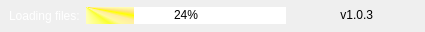
              <widget class="QFrame" name="bottomBar">
               <property name="minimumSize">
                <size>
                 <width>0</width>
                 <height>32</height>
                </size>
               </property>
               <property name="maximumSize">
                <size>
                 <width>16777215</width>
                 <height>22</height>
                </size>
               </property>
               <property name="frameShape">
                <enum>QFrame::NoFrame</enum>
               </property>
               <property name="frameShadow">
                <enum>QFrame::Raised</enum>
               </property>
               <layout class="QHBoxLayout" name="horizontalLayout_5">
                <property name="spacing">
                 <number>32</number>
                </property>
                <property name="leftMargin">
                 <number>0</number>
                </property>
                <property name="topMargin">
                 <number>0</number>
                </property>
                <property name="rightMargin">
                 <number>0</number>
                </property>
                <property name="bottomMargin">
                 <number>3</number>
                </property>
                <item>
                 <widget class="QWidget" name="loading_files_widget" native="true">
                  <layout class="QHBoxLayout" name="horizontalLayout_16">
                   <property name="topMargin">
                    <number>7</number>
                   </property>
                   <property name="bottomMargin">
                    <number>5</number>
                   </property>
                   <item>
                    <widget class="QLabel" name="loading_files_label">
                     <property name="sizePolicy">
                      <sizepolicy hsizetype="Preferred" vsizetype="Preferred">
                       <horstretch>0</horstretch>
                       <verstretch>0</verstretch>
                      </sizepolicy>
                     </property>
                     <property name="styleSheet">
                      <string notr="true">color: white;</string>
                     </property>
                     <property name="text">
                      <string>Loading files:</string>
                     </property>
                    </widget>
                   </item>
                   <item>
                    <widget class="QProgressBar" name="loading_files_progressbar">
                     <property name="sizePolicy">
                      <sizepolicy hsizetype="Fixed" vsizetype="Fixed">
                       <horstretch>0</horstretch>
                       <verstretch>0</verstretch>
                      </sizepolicy>
                     </property>
                     <property name="minimumSize">
                      <size>
                       <width>200</width>
                       <height>0</height>
                      </size>
                     </property>
                     <property name="styleSheet">
                      <string notr="true">QProgressBar {
	border-style: none;
	text-align: center;
	border-radius: 10px;
	color: black;
}

QProgressBar:chunk{
	background-color: qconicalgradient(cx:0, cy:0, angle:135, stop:0 rgba(255, 255, 0, 69), stop:0.375 rgba(255, 255, 0, 69), stop:0.423533 rgba(251, 255, 0, 145), stop:0.45 rgba(247, 255, 0, 208), stop:0.477581 rgba(255, 244, 71, 130), stop:0.518717 rgba(255, 218, 71, 130), stop:0.55 rgba(255, 255, 0, 255), stop:0.57754 rgba(255, 203, 0, 130), stop:0.625 rgba(255, 255, 0, 69), stop:1 rgba(255, 255, 0, 69));
}</string>
                     </property>
                     <property name="value">
                      <number>24</number>
                     </property>
                    </widget>
                   </item>
                   <item>
                    <widget class="QLabel" name="loading_files_info_display">
                     <property name="sizePolicy">
                      <sizepolicy hsizetype="Expanding" vsizetype="Preferred">
                       <horstretch>0</horstretch>
                       <verstretch>0</verstretch>
                      </sizepolicy>
                     </property>
                     <property name="styleSheet">
                      <string notr="true">color: white;
</string>
                     </property>
                     <property name="text">
                      <string/>
                     </property>
                    </widget>
                   </item>
                  </layout>
                 </widget>
                </item>
                <item>
                 <widget class="QLabel" name="version">
                  <property name="sizePolicy">
                   <sizepolicy hsizetype="Preferred" vsizetype="Preferred">
                    <horstretch>0</horstretch>
                    <verstretch>0</verstretch>
                   </sizepolicy>
                  </property>
                  <property name="text">
                   <string>v1.0.3</string>
                  </property>
                  <property name="alignment">
                   <set>Qt::AlignRight|Qt::AlignTrailing|Qt::AlignVCenter</set>
                  </property>
                 </widget>
                </item>
                <item>
                 <widget class="QFrame" name="frame_size_grip">
                  <property name="minimumSize">
                   <size>
                    <width>20</width>
                    <height>0</height>
                   </size>
                  </property>
                  <property name="maximumSize">
                   <size>
                    <width>20</width>
                    <height>16777215</height>
                   </size>
                  </property>
                  <property name="frameShape">
                   <enum>QFrame::NoFrame</enum>
                  </property>
                  <property name="frameShadow">
                   <enum>QFrame::Raised</enum>
                  </property>
                 </widget>
                </item>
               </layout>
              </widget>
